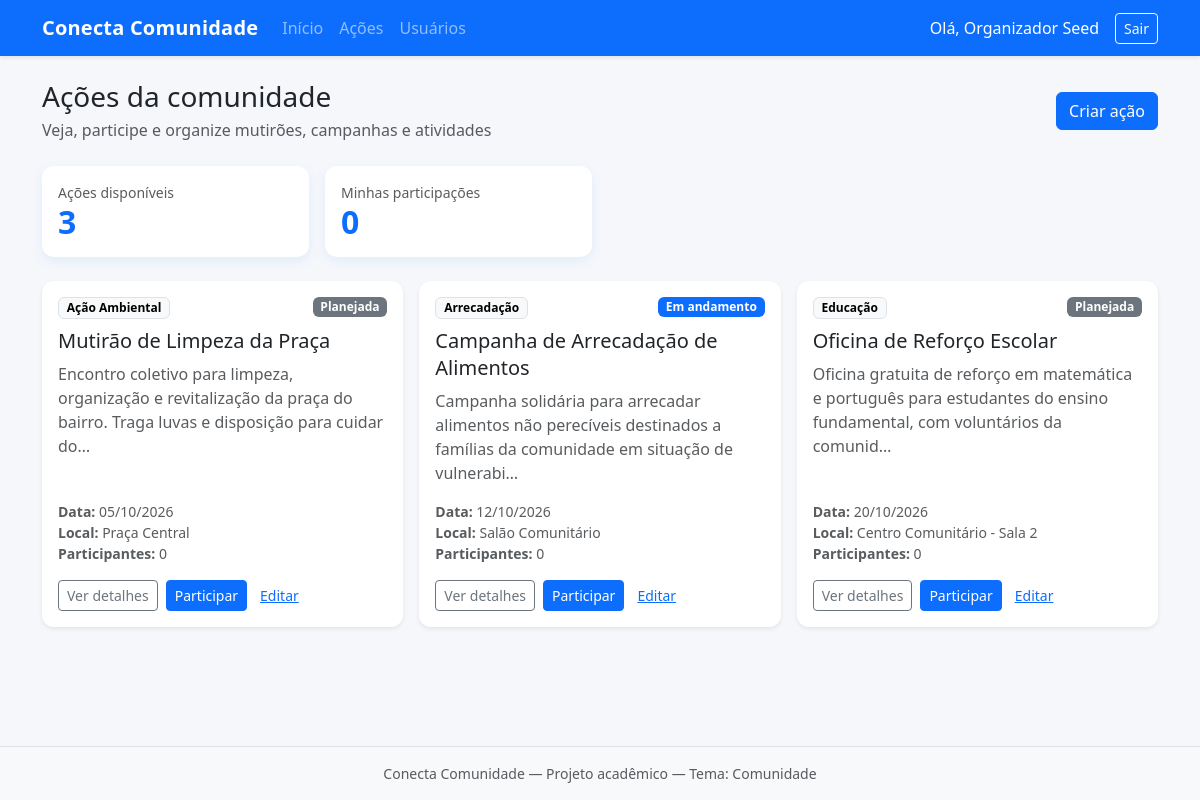
The page /legado-php/painel.php (signed in) on the database its author committed.
### tables this page shows
CREATE TABLE IF NOT EXISTS acoes (
  id_acao INT UNSIGNED NOT NULL AUTO_INCREMENT,
  titulo VARCHAR(150) NOT NULL,
  descricao TEXT NOT NULL,
  data DATE NOT NULL,
  local VARCHAR(150) NOT NULL,
  status ENUM('Planejada', 'Em andamento', 'Concluída', 'Cancelada') NOT NULL DEFAULT 'Planejada',
  id_categoria INT UNSIGNED NOT NULL,
  id_usuario INT UNSIGNED NOT NULL,
  PRIMARY KEY (id_acao),
  KEY idx_acoes_status (status),
  KEY idx_acoes_data (data),
  KEY idx_acoes_categoria (id_categoria),
  KEY idx_acoes_usuario (id_usuario),
  CONSTRAINT fk_acoes_categoria
    FOREIGN KEY (id_categoria) REFERENCES categorias (id_categoria)
    ON UPDATE CASCADE ON DELETE RESTRICT,
  CONSTRAINT fk_acoes_usuario
    FOREIGN KEY (id_usuario) REFERENCES usuarios (id_usuario)
    ON UPDATE CASCADE ON DELETE RESTRICT
);

CREATE TABLE IF NOT EXISTS categorias (
  id_categoria INT UNSIGNED NOT NULL AUTO_INCREMENT,
  nome VARCHAR(80) NOT NULL,
  descricao VARCHAR(255) DEFAULT NULL,
  PRIMARY KEY (id_categoria),
  UNIQUE KEY uk_categorias_nome (nome)
);

### legado-php/includes/auth.php (called while the page is built, shortened)
<?php
function usuarioLogado(): ?array
{
    return [
        'id'    => (int) $_SESSION['usuario_id'],
        'nome'  => $_SESSION['usuario_nome'] ?? '',
        'email' => $_SESSION['usuario_email'] ?? '',
    ];
}
function e(?string $valor): string
{
    return htmlspecialchars((string) $valor, ENT_QUOTES, 'UTF-8');
}
function url(string $path = ''): string
{
    $base = '/conecta-comunidade';
    $path = ltrim($path, '/');
    return $path === '' ? $base . '/' : $base . '/' . $path;
}
function statusClass(string $status): string
{
    $mapa = [
        'Planejada'     => 'status-planejada',
        'Em andamento'  => 'status-em-andamento',
        'Concluída'     => 'status-concluida',
        'Cancelada'     => 'status-cancelada',
    ];
    return $mapa[$status] ?? 'status-planejada';
}
function resumir(?string $texto, int $limite = 120): string
{
    $texto = trim((string) $texto);
    return rtrim(mb_substr($texto, 0, $limite - 1)) . '…';
}
function ehDonoAcao(array $acao): bool
{
    $usuario = usuarioLogado();
    return (int) $acao['id_usuario'] === (int) $usuario['id'];
}

### legado-php/painel.php (the view, shortened to what this page needs)
<?php
require_once __DIR__ . '/includes/auth.php';
$pdo = getConnection();
$idUsuario = (int) $_SESSION['usuario_id'];
$totalAcoes = (int) $pdo->query('SELECT COUNT(*) FROM acoes')->fetchColumn();
$minhasInscricoes = $pdo->prepare('SELECT COUNT(*) FROM inscricoes WHERE id_usuario = ?');
$minhasInscricoes->execute([$idUsuario]);
$totalMinhasInscricoes = (int) $minhasInscricoes->fetchColumn();
$acoes = $pdo->query(
    'SELECT a.id_acao, a.titulo, a.descricao, a.data, a.local, a.status, a.id_usuario,
            c.nome AS categoria,
            (SELECT COUNT(*) FROM inscricoes i WHERE i.id_acao = a.id_acao) AS total_participantes
     FROM acoes a
     INNER JOIN categorias c ON c.id_categoria = a.id_categoria
     ORDER BY a.data ASC, a.id_acao DESC'
)->fetchAll();
$inscricoesUsuario = $pdo->prepare('SELECT id_acao FROM inscricoes WHERE id_usuario = ?');
$inscricoesUsuario->execute([$idUsuario]);
$acoesInscrito = array_map('intval', $inscricoesUsuario->fetchAll(PDO::FETCH_COLUMN));
require_once __DIR__ . '/includes/header.php';
?>
<div class="d-flex flex-wrap justify-content-between align-items-center gap-2 mb-4">
    <div>
        <h1 class="h3 mb-1">Ações da comunidade</h1>
        <p class="text-muted mb-0">Veja, participe e organize mutirões, campanhas e atividades</p>
    </div>
    <a href="<?= e(url('acoes/cadastrar.php')) ?>" class="btn btn-primary">Criar ação</a>
</div>
<div class="row g-3 mb-4">
    <div class="col-sm-6 col-lg-3">
        <div class="card card-stat h-100">
            <div class="card-body">
                <div class="text-muted small">Ações disponíveis</div>
                <div class="display-6"><?= $totalAcoes ?></div>
            </div>
        </div>
    </div>
    <div class="col-sm-6 col-lg-3">
        <div class="card card-stat h-100">
            <div class="card-body">
                <div class="text-muted small">Minhas participações</div>
                <div class="display-6"><?= $totalMinhasInscricoes ?></div>
            </div>
        </div>
    </div>
</div>
<?php if (empty($acoes)): ?>
    <div class="alert alert-info">
        Nenhuma ação cadastrada ainda. Seja o primeiro a
        <a href="<?= e(url('acoes/cadastrar.php')) ?>">criar uma ação</a>.
    </div>
<?php else: ?>
    <div class="row g-3">
        <?php foreach ($acoes as $acao): ?>
            <?php
            $jaInscrito = in_array((int) $acao['id_acao'], $acoesInscrito, true);
            $souDono = ehDonoAcao($acao);
            ?>
            <div class="col-md-6 col-xl-4">
                <div class="card action-card h-100 shadow-sm">
                    <div class="card-body d-flex flex-column">
                        <div class="d-flex justify-content-between align-items-start mb-2 gap-2">
                            <span class="badge text-bg-light border"><?= e($acao['categoria']) ?></span>
                            <span class="badge <?= e(statusClass($acao['status'])) ?>"><?= e($acao['status']) ?></span>
                        </div>
                        <h2 class="h5 card-title"><?= e($acao['titulo']) ?></h2>
                        <p class="card-text text-muted flex-grow-1"><?= e(resumir($acao['descricao'])) ?></p>
                        <ul class="list-unstyled small text-muted mb-3">
                            <li><strong>Data:</strong> <?= e(date('d/m/Y', strtotime($acao['data']))) ?></li>
                            <li><strong>Local:</strong> <?= e($acao['local']) ?></li>
                            <li><strong>Participantes:</strong> <?= (int) $acao['total_participantes'] ?></li>
                        </ul>
                        <div class="d-flex flex-wrap gap-2 mt-auto">
                            <a href="<?= e(url('acoes/visualizar.php?id=' . $acao['id_acao'])) ?>" class="btn btn-outline-secondary btn-sm">Ver detalhes</a>
                            <?php if ($jaInscrito): ?>
                                <form method="post" action="<?= e(url('acoes/cancelar_participacao.php')) ?>" class="d-inline">
                                    <input type="hidden" name="id_acao" value="<?= (int) $acao['id_acao'] ?>">
                                    <button type="submit" class="btn btn-outline-danger btn-sm">Cancelar participação</button>
                                </form>
                            <?php else: ?>
                                <form method="post" action="<?= e(url('acoes/participar.php')) ?>" class="d-inline">
                                    <button type="submit" class="btn btn-primary btn-sm">Participar</button>
                                </form>
                            <?php endif; ?>
                            <?php if ($souDono): ?>
                                <a href="<?= e(url('acoes/editar.php?id=' . $acao['id_acao'])) ?>" class="btn btn-link btn-sm px-1">Editar</a>
                            <?php endif; ?>
                        </div>
                    </div>
                </div>
            </div>
        <?php endforeach; ?>
    </div>
<?php endif; ?>
<?php require_once __DIR__ . '/includes/footer.php'; ?>

### legado-php/includes/header.php (shortened to what this page needs)
<?php
$usuario = usuarioLogado();
?>
<!DOCTYPE html>
<html lang="pt-BR">
<head>
    <link href="https://cdn.jsdelivr.net/npm/bootstrap@5.3.3/dist/css/bootstrap.min.css" rel="stylesheet">
    <link href="<?= e(url('assets/css/style.css')) ?>" rel="stylesheet">
</head>
<body>
<?php if ($usuario): ?>
<nav class="navbar navbar-expand-lg navbar-dark bg-primary shadow-sm">
    <div class="container">
        <a class="navbar-brand fw-semibold" href="<?= e(url('painel.php')) ?>">Conecta Comunidade</a>
        <div class="collapse navbar-collapse" id="menuPrincipal">
            <ul class="navbar-nav me-auto mb-2 mb-lg-0">
                <li class="nav-item">
                    <a class="nav-link" href="<?= e(url('painel.php')) ?>">Início</a>
                </li>
                <li class="nav-item">
                    <a class="nav-link" href="<?= e(url('acoes/listar.php')) ?>">Ações</a>
                </li>
                <li class="nav-item">
                    <a class="nav-link" href="<?= e(url('usuarios/listar.php')) ?>">Usuários</a>
                </li>
            </ul>
            <span class="navbar-text text-white me-3">
                Olá, <?= e($usuario['nome']) ?>
            </span>
            <a class="btn btn-outline-light btn-sm" href="<?= e(url('logout.php')) ?>">Sair</a>
        </div>
    </div>
</nav>
<?php endif; ?>
<main class="container py-4">

### legado-php/includes/footer.php (shortened to what this page needs)
</main>
<footer class="border-top mt-auto py-3 bg-light">
    <div class="container text-center text-muted small">
        Conecta Comunidade &mdash; Projeto acadêmico &mdash; Tema: Comunidade
    </div>
</footer>
</body>
</html>

### legado-php/assets/css/style.css (style rules this page uses)
:root { --cc-primary: #0d6efd; --cc-bg: #f5f7fb; }
body { background: var(--cc-bg); min-height: 100vh; display: flex; flex-direction: column; }
main.container { flex: 1; }
.card-stat { border: 0; box-shadow: 0 0.25rem 0.75rem rgba(13, 110, 253, 0.08); }
.card-stat .display-6 { font-size: 2rem; font-weight: 700; color: var(--cc-primary); }
.navbar-brand { letter-spacing: 0.2px; }
.badge.status-planejada { background-color: #6c757d; }
.badge.status-em-andamento { background-color: #0d6efd; }
.card { border-radius: 0.75rem; }
.action-card { border: 0; transition: transform 0.15s ease, box-shadow 0.15s ease; }
.action-card .card-title { line-height: 1.35; }

### rows shown on the page
acoes: id_categoria.nome "Ação Ambiental", status "Planejada", titulo "Mutirão de Limpeza da Praça", descricao "Encontro coletivo para limpeza, organização e revitalização da praça do bairro. Traga luvas e disposição para cuidar do…", data "05/10/2026", local "Praça Central", total_participantes "0"
acoes: id_categoria.nome "Arrecadação", status "Em andamento", titulo "Campanha de Arrecadação de Alimentos", descricao "Campanha solidária para arrecadar alimentos não perecíveis destinados a famílias da comunidade em situação de vulnerabi…", data "12/10/2026", local "Salão Comunitário", total_participantes "0"
acoes: id_categoria.nome "Educação", status "Planejada", titulo "Oficina de Reforço Escolar", descricao "Oficina gratuita de reforço em matemática e português para estudantes do ensino fundamental, com voluntários da comunid…", data "20/10/2026", local "Centro Comunitário - Sala 2", total_participantes "0"

### other values the page prints
$usuario['nome'] "Organizador Seed"
$totalAcoes "3"
$totalMinhasInscricoes "0"
